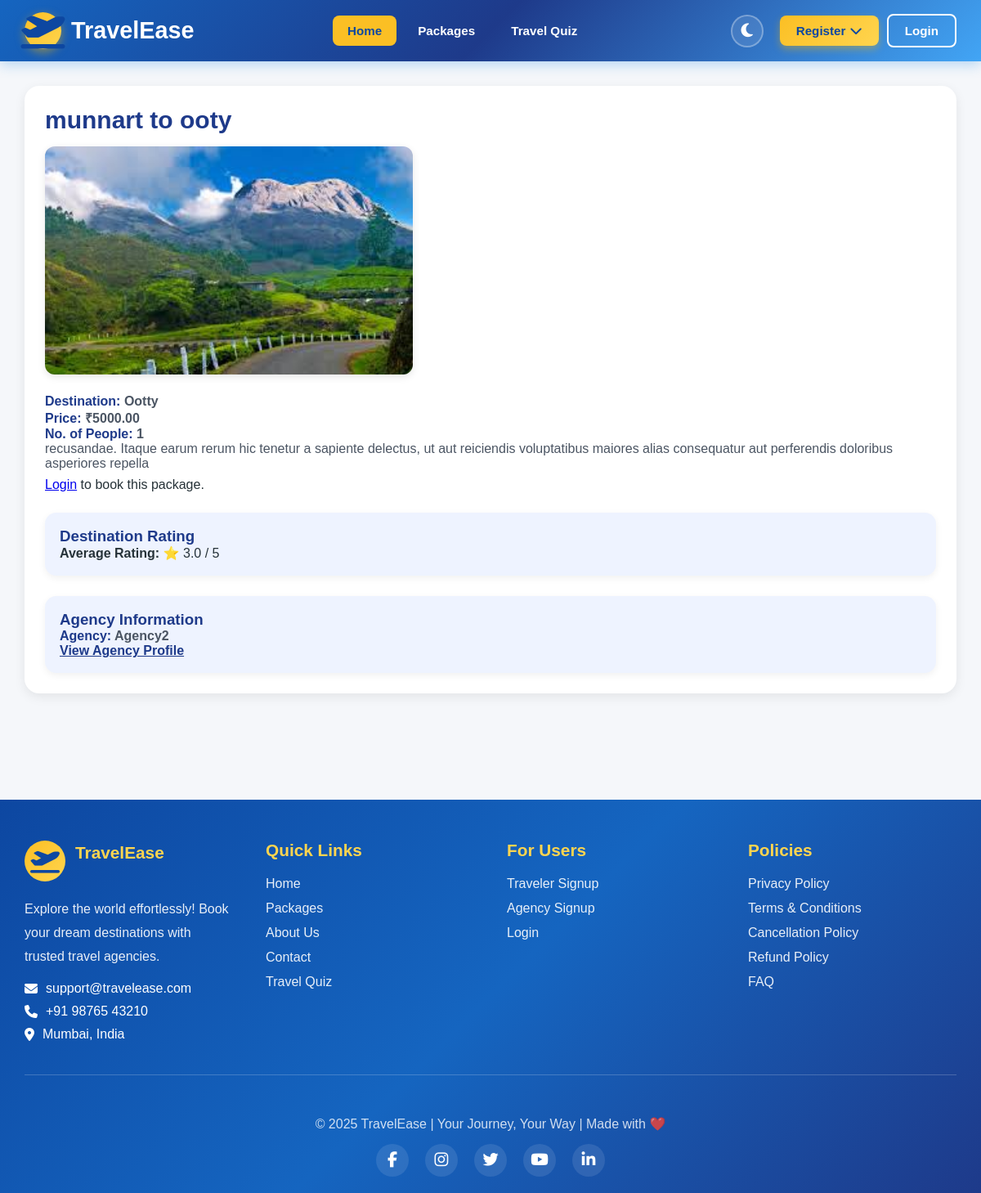
The app's page /agency/package/2/ with its own data.
### agency/models.py (models this page shows, shortened)
class Travelpackage(models.Model):
    agency = models.ForeignKey(AgencyProfile, on_delete=models.CASCADE, related_name='packages')
    destination = models.ForeignKey(Destination, on_delete=models.CASCADE, related_name='packages')
    package_name = models.CharField(max_length=150)
    price = models.DecimalField(max_digits=10, decimal_places=2)
    duration = models.CharField(max_length=50, help_text="e.g. 5 Days / 4 Nights")
    description = models.TextField()
    image = models.ImageField(upload_to='packages/', blank=True, null=True)
    created_at = models.DateTimeField(default=timezone.now)
    people_count=models.PositiveIntegerField(default=1)
    package_type = models.CharField(max_length=20, choices=PACKAGE_TYPES, null=True, blank=True)
    climate = models.CharField(max_length=50, blank=True, null=True)  # e.g. 'cold', 'warm', 'tropical'
    activity_type = models.CharField(max_length=50, blank=True, null=True)  # e.g. 'adventure', 'relaxation'

class AgencyProfile(models.Model):
    user = models.OneToOneField(settings.AUTH_USER_MODEL, on_delete=models.CASCADE)
    agency_name = models.CharField(max_length=150)
    registration_number = models.CharField(max_length=100)
    agency_address = models.CharField(max_length=255, blank=True, null=True)
    phone_number = models.CharField(max_length=20, blank=True, null=True)
    description = models.TextField(blank=True, null=True)
    contact_email = models.EmailField(null=True, blank=True)

### app_admin/models.py (models this page shows)
class Destination(models.Model):
    name = models.CharField(max_length=200)
    description = models.TextField()
    image = models.ImageField(upload_to='destinations/')  # requires MEDIA setup
    location = models.CharField(max_length=200, blank=True)
    def __str__(self):
        return self.name

### agency/views.py (the view)
# urls.py: path('package/<int:package_id>/', views.package_detail, name='package_detail'),
def package_detail(request, package_id):
    package = get_object_or_404(Travelpackage, id=package_id)
    avg_rating = PackageRating.objects.filter(package=package).aggregate(Avg('rating'))['rating__avg']
    return render(request, 'agency/package_detail.html', {
        'package': package,
        'avg_rating':avg_rating or 0,
        })

### templates/agency/package_detail.html (shortened to what this page needs)
{% extends 'base.html' %}
{% block content %}
<div class="package-container">
    <h2 class="package-title">{{ package.package_name }}</h2>
    {% if package.image %}
        <img src="{{ package.image.url }}" class="package-image">
    {% else %}
        <p class="info-text">No Image Available</p>
    {% endif %}
    <p class="info-label">Destination:
        <span class="info-text">{{ package.destination }}</span>
    </p>
    <p class="info-label">Price:
        <span class="info-text">₹{{ package.price }}</span>
    </p>
    <p class="info-label">No. of People:
        <span class="info-text">{{ package.people_count }}</span>
    </p>
    <p class="info-text">{{ package.description }}</p>
    {% if user.is_authenticated and user.is_traveler %}
        <form action="{% url 'book_package' package.id %}" method="POST">
            {% csrf_token %}
            <button type="submit" class="book-btn">Book Now</button>
        </form>
    {% else %}
        <p><a href="{% url 'login' %}">Login</a> to book this package.</p>
    {% endif %}
    <div class="rating-box">
        <h3 style="color:var(--blue); font-weight:700;">Destination Rating</h3>
        <p><strong>Average Rating:</strong>
            {% if avg_rating %}
                ⭐ {{ avg_rating|floatformat:1 }} / 5
            {% else %}
                No ratings yet
            {% endif %}
        </p>
    </div>
    <div class="agency-box">
        <h3 style="color:var(--blue);">Agency Information</h3>
        <p class="info-label">Agency:
            <span class="info-text">{{ package.agency.agency_name }}</span>
        </p>
        <a href="{% url 'agency_detail' package.agency.id %}" class="agency-link">View Agency Profile</a>
    </div>
</div>
{% endblock %}

### templates/base.html (style rules this page uses)
:root { --blue: #1E88E5; --blue-light: #42A5F5; --blue-dark: #1565C0; --navy: #0D47A1; --gold: #F4B400; --gold-light: #FFD54F; --gold-dark: #F9A825; --white: #FFFFFF; --gray-light: #F5F7FA; --text-primary: #263238; --text-secondary: #546E7A; --bg-primary: #FFFFFF; --bg-secondary: #F5F7FA; --card-bg: #FFFFFF; --shadow: rgba(30, 136, 229, 0.1); --dropdown-bg: #FFFFFF; --dropdown-text: #263238; }
* { margin: 0; padding: 0; box-sizing: border-box; }
body { font-family: 'Segoe UI', Tahoma, Geneva, Verdana, sans-serif; background: var(--bg-secondary); color: var(--text-primary); transition: background-color 0.3s ease, color 0.3s ease; }
body, html { margin: 0; padding: 0; min-height: 100vh; background: var(--bg-secondary); color: var(--text-primary); font-family: Arial, sans-serif; }

### templates/agency/package_detail.html (style rules this page uses)
:root { --blue: #1E3A8A; --gold: #FBBF24; --white: #FFFFFF; --light-blue: #EEF3FF; --gray: #4B5563; --border: #D1D5DB; }
.package-container { background: var(--white); padding: 25px; border-radius: 18px; box-shadow: 0 4px 14px rgba(0,0,0,0.08); margin-bottom: 40px; }
.package-title { font-size: 30px; font-weight: 700; color: var(--blue); margin-bottom: 15px; }
.package-image { width: 100%; max-width: 450px; border-radius: 12px; box-shadow: 0 3px 10px rgba(0,0,0,0.1); margin-bottom: 20px; }
.info-label { font-weight: 600; color: var(--blue); }
.info-text { color: var(--gray); margin-bottom: 8px; }
.rating-box, .review-box, .agency-box { background: var(--light-blue); padding: 18px; border-radius: 14px; margin-top: 25px; box-shadow: 0 3px 10px rgba(0,0,0,0.06); }
.agency-link { font-weight: 600; color: var(--blue); text-decoration: underline; }

### records on screen
Travelpackage: package_name "munnart to ooty", image (picture), destination "Ootty", price "5000.00", people_count "1", description "recusandae. Itaque earum rerum hic tenetur a sapiente delectus, ut aut reiciendis voluptatibus maiores alias consequatur aut perferendis doloribus asperiores repella", agency.agency_name "Agency2"

### other values on screen
{{ avg_rating|floatformat:1 }} "3.0"
